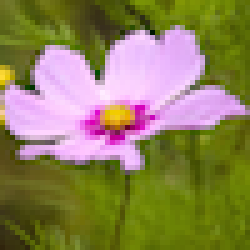
%> input picture Convex_Optimization_I_Boyd/flower.png, 50 x 50 px (shown 5 times larger)
$ octave image_colorization_data.m   (GNU Octave 9; MATLAB toolbox functions it lacks are replaced by stand-ins)
%> lines starting %> are read from the running program, lines starting %| are printed output that depends on the picture
rng(0); % 5
% read in image
im = im2double(imread('flower.png'));
[m,n,~] = size(im);
%> m = 50; n = 50
known_ind = find(rand(m,n) >= 0.90);
% grayscale image
M = 0.299*im(:,:,1)+0.587*im(:,:,2)+0.114*im(:,:,3);
% known color values
R_known = im(:,:,1);
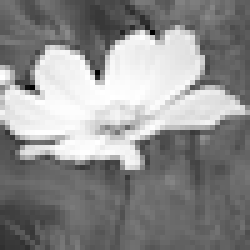
%> R_known: size 50x50 double (shown 5 times larger); min 0, max 1, mean 0.552
G_known = im(:,:,2);
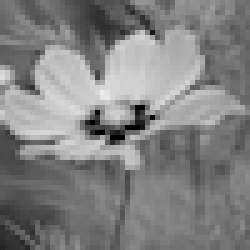
%> G_known: size 50x50 double (shown 5 times larger); min 0, max 0.925, mean 0.508
B_known = im(:,:,3);
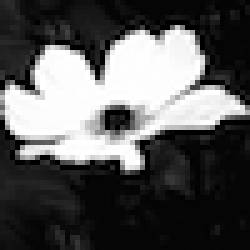
%> B_known: size 50x50 double (shown 5 times larger); min 0, max 1, mean 0.343
R_known = R_known(known_ind);
%> R_known = 262 values, max 1 at index 62, min 0.173 at index 139, mean 0.567
G_known = G_known(known_ind);
%> G_known = 262 values, max 0.847 at index 96, min 0.00784 at index 147, mean 0.504
B_known = B_known(known_ind);
%> B_known = 262 values, max 1 at index 22, min 0 at index 2, mean 0.368
% create damaged image
given_R = M;
given_R(known_ind) = R_known;
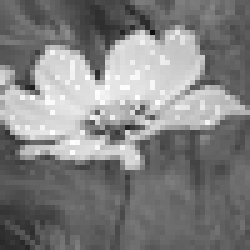
%> given_R: size 50x50 double (shown 5 times larger); min 0.0552, max 1, mean 0.508
given_B = M;
given_B(known_ind) = B_known;
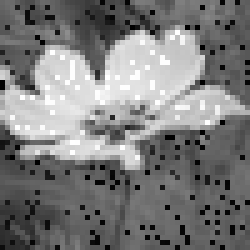
%> given_B: size 50x50 double (shown 5 times larger); min 0, max 1, mean 0.488
given_G = M;
given_G(known_ind) = G_known;
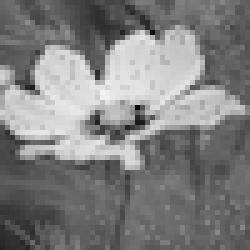
%> given_G: size 50x50 double (shown 5 times larger); min 0.00784, max 0.956, mean 0.502
given = cat(3,given_R,given_G,given_B);
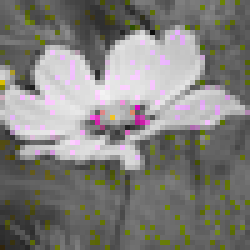
%> given: size 50x50x3 double (shown 5 times larger); mean R, G, B 0.508, 0.502, 0.488
clear given_R given_B given_G;
% show original and damaged images
subplot(1,2,1);
image(im);
title('Original');
axis off;
subplot(1,2,2);
image(given);
title('Given');
axis off;
figure;
